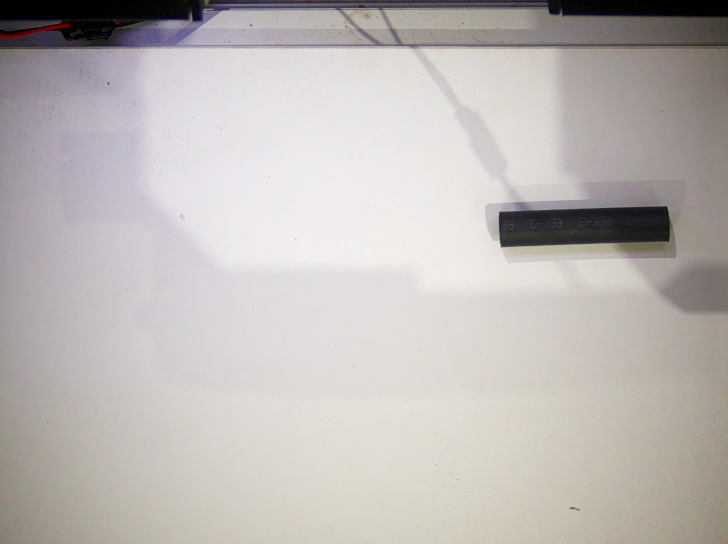
#> input picture backend/storage/reference/sleeve/capture5_source.png, 1456 x 1088 px (shown at 1/2 size)
$ python -i image_quality.py   (imports and definitions only)   (older library calls are emulated)
#> lines starting #> are read from the running program, lines starting #| are printed output that depends on the picture
"""
Multi-signal image quality analysis for master registration, capture API, and live preview.

Combines:
  - Soft clipping / roll-off (highlights and shadows), not only hard saturation counts
  - Luminance comfort score using a mean + median blend (robust to large shadows)
  - Tonal spread (p5–p95) as contrast / usable dynamic range
  - Detail: Laplacian variance + Tenengrad energy on resolution-normalized grayscale
  - Histogram entropy as a weak "information / blank frame" guard

All sub-scores are 0–100. The composite is a weighted blend with guards for nearly
uniform or extremely blurry frames.
"""

from __future__ import annotations

from typing import Any, Dict

import cv2
import numpy as np

# Longest edge for metric grayscale — keeps Laplacian / Tenengrad comparable across sensors.
_METRIC_MAX_SIDE = 960


def _ensure_rgb_u8(image: np.ndarray) -> np.ndarray:
    if image is None or image.size == 0:
        raise ValueError("empty image")
    if image.dtype != np.uint8:
        image = np.clip(image, 0, 255).astype(np.uint8)
    if image.ndim == 2:
        return cv2.cvtColor(image, cv2.COLOR_GRAY2RGB)
    if image.ndim != 3:
        raise ValueError("expected 2d or 3d array")
    c = image.shape[2]
    if c == 1:
        return cv2.cvtColor(image[:, :, 0], cv2.COLOR_GRAY2RGB)
    if c == 2:
        return cv2.cvtColor(image[:, :, 0], cv2.COLOR_GRAY2RGB)
    if c >= 4:
        return image[:, :, :3].copy()
    return image


def prepare_gray_for_metrics(image: np.ndarray) -> np.ndarray:
    """RGB uint8 → grayscale uint8, resized so longest edge ≤ _METRIC_MAX_SIDE."""
    rgb = _ensure_rgb_u8(image)
    gray = cv2.cvtColor(rgb, cv2.COLOR_RGB2GRAY)
    h, w = gray.shape[:2]
    m = max(h, w)
    if m <= _METRIC_MAX_SIDE:
        return gray
    scale = _METRIC_MAX_SIDE / float(m)
    nw, nh = max(1, int(round(w * scale))), max(1, int(round(h * scale)))
    return cv2.resize(gray, (nw, nh), interpolation=cv2.INTER_AREA)


def laplacian_variance(gray_u8: np.ndarray) -> float:
    lap = cv2.Laplacian(gray_u8.astype(np.float32), cv2.CV_32F)
    return float(lap.var())


def tenengrad_energy_mean(gray_u8: np.ndarray) -> float:
    gx = cv2.Sobel(gray_u8, cv2.CV_32F, 1, 0, ksize=3)
    gy = cv2.Sobel(gray_u8, cv2.CV_32F, 0, 1, ksize=3)
    return float(np.mean(gx * gx + gy * gy))


def _histogram_entropy_index(gray_u8: np.ndarray) -> float:
    hist = cv2.calcHist([gray_u8], [0], None, [256], [0, 256]).ravel().astype(np.float64)
    s = float(hist.sum())
    if s <= 0:
        return 0.0
    p = hist / s
    p = p[p > 0]
    ent = float(-np.sum(p * np.log2(p + 1e-15)))
    return float(np.clip(ent / 8.0 * 100.0, 0.0, 100.0))


def _luminance_comfort_score(mean_l: float, med_l: float) -> float:
    """0–100: wide plateau for typical bench / part lighting; median reduces shadow bias."""
    lum = 0.42 * float(mean_l) + 0.58 * float(med_l)
    if lum < 28.0:
        return float(np.clip(18.0 * lum / 28.0, 0.0, 100.0))
    if lum < 60.0:
        return 18.0 + (lum - 28.0) * (52.0 - 18.0) / 32.0
    if lum < 210.0:
        return 52.0 + (lum - 60.0) * (99.0 - 52.0) / 150.0
    if lum < 238.0:
        return 99.0 - (lum - 210.0) * (99.0 - 48.0) / 28.0
    return float(max(28.0, 48.0 - (lum - 238.0) * 0.9))


def _tonal_spread_score(gray_u8: np.ndarray) -> float:
    """0–100 from inter-percentile spread (robust contrast proxy)."""
    p5, p95 = np.percentile(gray_u8, (5, 95))
    spread = float(p95 - p5) / 255.0
    if spread <= 0.025:
        sc = spread / 0.025 * 22.0
    elif spread <= 0.10:
        sc = 22.0 + (spread - 0.025) / 0.075 * 40.0
    elif spread <= 0.22:
        sc = 62.0 + (spread - 0.10) / 0.12 * 33.0
    else:
        sc = min(100.0, 95.0 + (spread - 0.22) / 0.25 * 5.0)
    return float(np.clip(sc, 0.0, 100.0))


def _exposure_soft_score(gray_u8: np.ndarray) -> float:
    """0–100: gradual penalties for highlights and crushed shadows (multi-threshold)."""
    g = gray_u8.astype(np.float32)
    f_hi = float(np.mean(g >= 252.0))
    f_lo = float(np.mean(g <= 2.0))
    f_hi2 = float(np.mean(g >= 248.0))
    f_lo2 = float(np.mean(g <= 5.0))
    f_hi3 = float(np.mean(g >= 242.0))
    f_lo3 = float(np.mean(g <= 12.0))
    pen = 100.0 * (
        0.52 * (f_hi + f_lo)
        + 0.28 * (max(0.0, f_hi2 - f_hi) + max(0.0, f_lo2 - f_lo))
        + 0.20 * (max(0.0, f_hi3 - f_hi2) + max(0.0, f_lo3 - f_lo2))
    )
    return float(np.clip(100.0 - np.clip(pen, 0.0, 88.0), 0.0, 100.0))


def _saturate_100(x: float, half: float) -> float:
    return float(np.clip(100.0 * x / (x + half), 0.0, 100.0))


def analyze_image_quality_rgb(image: np.ndarray) -> Dict[str, Any]:
    """
    Full quality breakdown for RGB uint8 (or grayscale) images.

    Returns keys (floats, JSON-serializable):
      brightness         — mean gray (full resolution)
      luminance_median   — median gray (shadow-robust reference)
      contrast           — 0–100 tonal spread score
      sharpness          — Laplacian variance on metric-sized gray
      sharpness_index    — 0–100 combined edge-energy score
      exposure           — 0–100 soft clipping / roll-off score
      information        — 0–100 normalized histogram entropy
      score              — weighted composite 0–100
    """
    z = {
        "brightness": 0.0,
        "luminance_median": 0.0,
        "contrast": 0.0,
        "sharpness": 0.0,
        "sharpness_index": 0.0,
        "exposure": 0.0,
        "information": 0.0,
        "score": 0.0,
    }
    try:
        rgb = _ensure_rgb_u8(image)
    except ValueError:
        return z

    gray_full = cv2.cvtColor(rgb, cv2.COLOR_RGB2GRAY)
    gray_metric = prepare_gray_for_metrics(rgb)

    mean_l = float(np.mean(gray_full))
    med_l = float(np.median(gray_full))

    exposure = _exposure_soft_score(gray_full)
    lum_s = _luminance_comfort_score(mean_l, med_l)
    con_s = _tonal_spread_score(gray_full)

    lap = laplacian_variance(gray_metric)
    ten = tenengrad_energy_mean(gray_metric)
    lap_i = _saturate_100(lap, 40.0)
    lt = float(np.log1p(max(ten, 1e-6)))
    ten_i = float(np.clip(100.0 * lt / (lt + np.log1p(420.0)), 0.0, 100.0))
    sharp_i = float(np.clip(0.52 * lap_i + 0.48 * ten_i, 0.0, 100.0))

    info = _histogram_entropy_index(gray_full)

    w_exp, w_lum, w_con, w_sha, w_inf = 0.26, 0.16, 0.20, 0.34, 0.04
    score = w_exp * exposure + w_lum * lum_s + w_con * con_s + w_sha * sharp_i + w_inf * info

    # Blank / defocus guards (entropy collapse + tiny Laplacian)
    if info < 12.0 and lap < 1.5:
        score = min(score, 22.0)
    elif info < 18.0 and lap < 4.0:
        score = min(score, max(score * 0.68, 36.0))

    score = float(np.clip(score, 0.0, 100.0))

    return {
        "brightness": mean_l,
        "luminance_median": med_l,
        "contrast": con_s,
        "sharpness": lap,
        "sharpness_index": sharp_i,
        "exposure": exposure,
        "information": info,
        "score": score,
    }

>>> import cv2
>>> picture = cv2.cvtColor(cv2.imread('../../storage/reference/sleeve/capture5_source.png'), cv2.COLOR_BGR2RGB)
>>> result = analyze_image_quality_rgb(picture)
#> in prepare_gray_for_metrics, `return cv2.resize(gray, (nw, nh), interpolation=cv2.INTER_AREA)`:
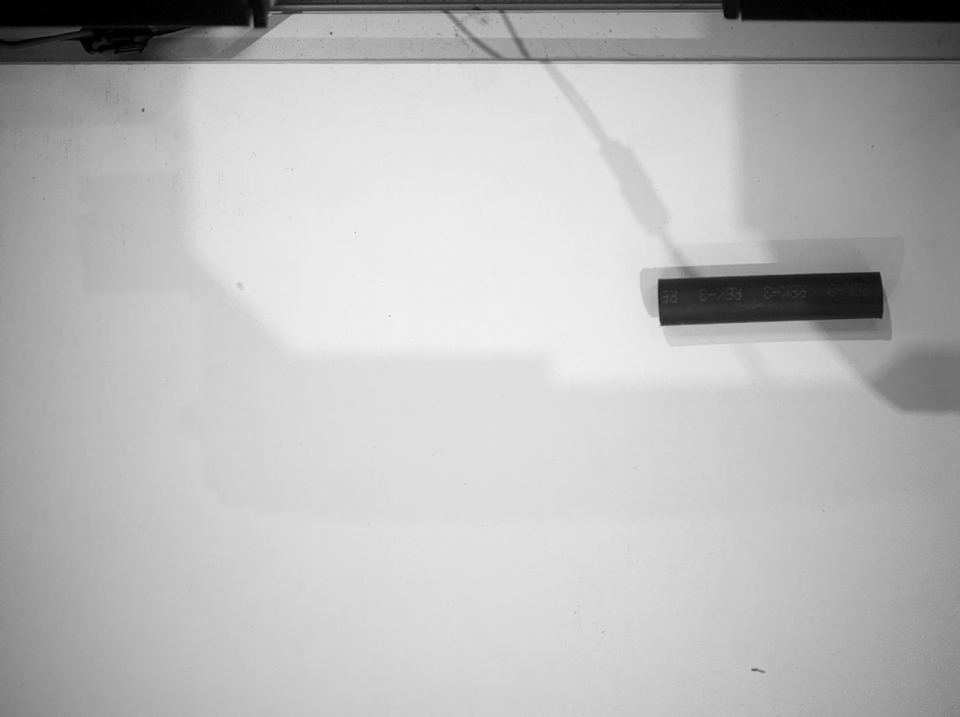
#> returned value: shape (717, 960); min 0, max 242, mean 185.8
#> in analyze_image_quality_rgb, `mean_l = float(np.mean(gray_full))`: mean_l = 185.8
#> in analyze_image_quality_rgb, `med_l = float(np.median(gray_full))`: med_l = 201
#> in _exposure_soft_score, `f_hi = float(np.mean(g >= 252.0))`: f_hi = 0
#> in _exposure_soft_score, `f_lo = float(np.mean(g <= 2.0))`: f_lo = 0.011
#> in _exposure_soft_score, `f_hi2 = float(np.mean(g >= 248.0))`: f_hi2 = 0
#> in _exposure_soft_score, `f_lo2 = float(np.mean(g <= 5.0))`: f_lo2 = 0.0141
#> in _exposure_soft_score, `f_hi3 = float(np.mean(g >= 242.0))`: f_hi3 = 1.89e-05
#> in _exposure_soft_score, `f_lo3 = float(np.mean(g <= 12.0))`: f_lo3 = 0.018
#> in _exposure_soft_score, `pen = 100.0 * ( 0.52 * (f_hi + f_lo) + 0.28 * (max(0.0, f_hi2 - f_hi) ..`: pen = 0.738
#> in analyze_image_quality_rgb, `exposure = _exposure_soft_score(gray_full)`: exposure = 99.26
#> in _luminance_comfort_score, `lum = 0.42 * float(mean_l) + 0.58 * float(med_l)`: lum = 194.6
#> in analyze_image_quality_rgb, `lum_s = _luminance_comfort_score(mean_l, med_l)`: lum_s = 94.18
#> in _tonal_spread_score, `p5, p95 = np.percentile(gray_u8, (5, 95))`: p5 = 76; p95 = 234
#> in _tonal_spread_score, `spread = float(p95 - p5) / 255.0`: spread = 0.62
#> in _tonal_spread_score, `sc = min(100.0, 95.0 + (spread - 0.22) / 0.25 * 5.0)`: sc = 100
#> in laplacian_variance, `lap = cv2.Laplacian(gray_u8.astype(np.float32), cv2.CV_32F)`:
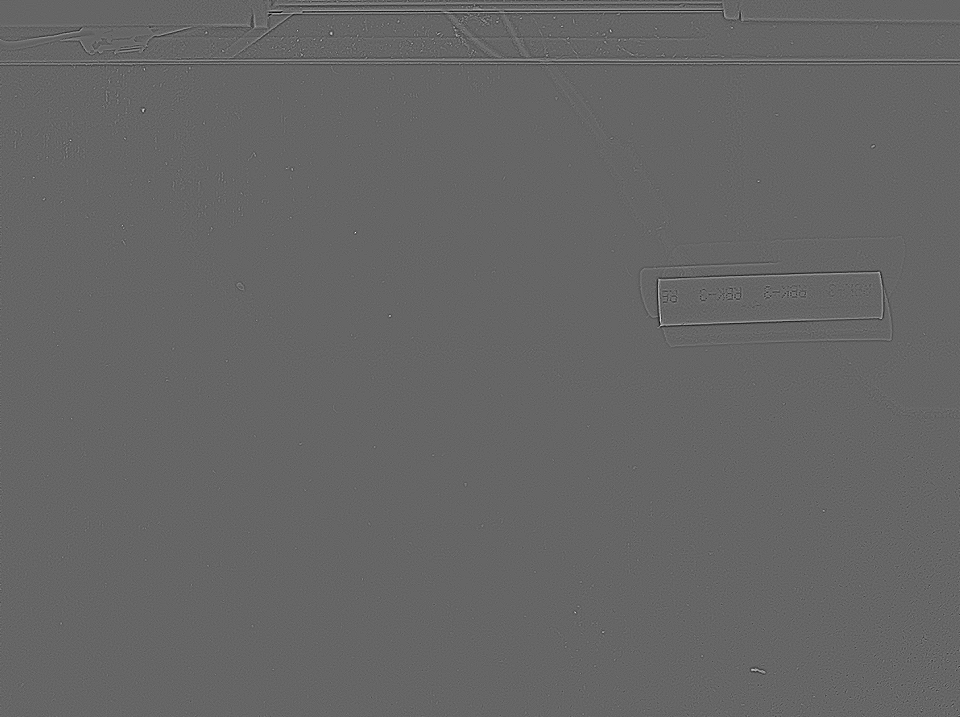
#> lap: shape (717, 960) float32; min -100, max 150, mean 0; drawn with min black and max white
#> in analyze_image_quality_rgb, `lap = laplacian_variance(gray_metric)`: lap = 33.47
#> in tenengrad_energy_mean, `gx = cv2.Sobel(gray_u8, cv2.CV_32F, 1, 0, ksize=3)`:
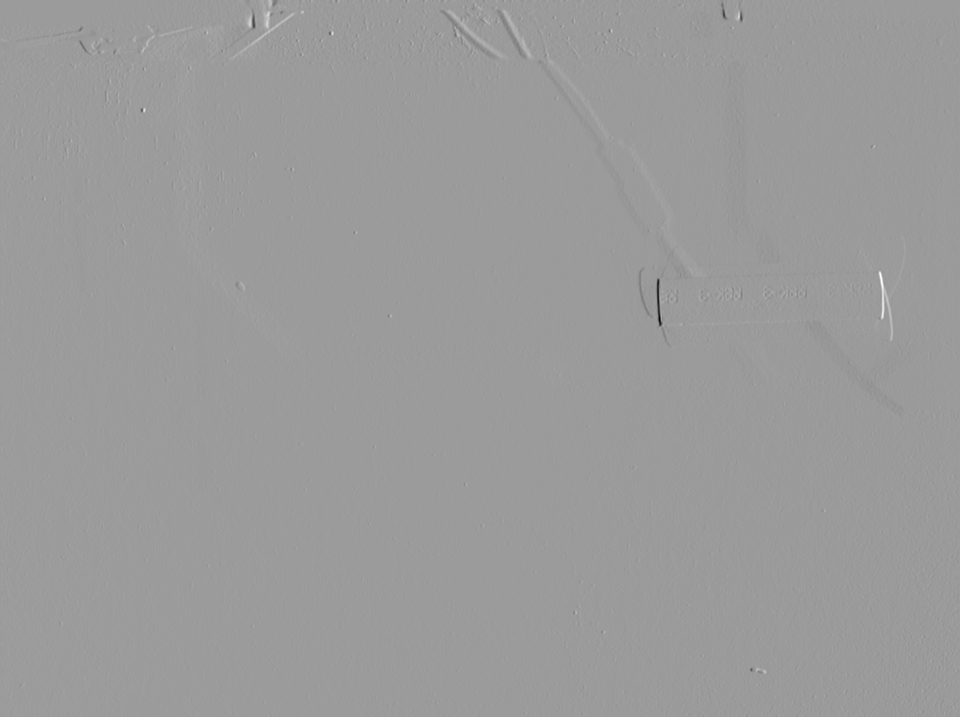
#> gx: shape (717, 960) float32; min -641, max 411, mean 0; drawn with min black and max white
#> in tenengrad_energy_mean, `gy = cv2.Sobel(gray_u8, cv2.CV_32F, 0, 1, ksize=3)`:
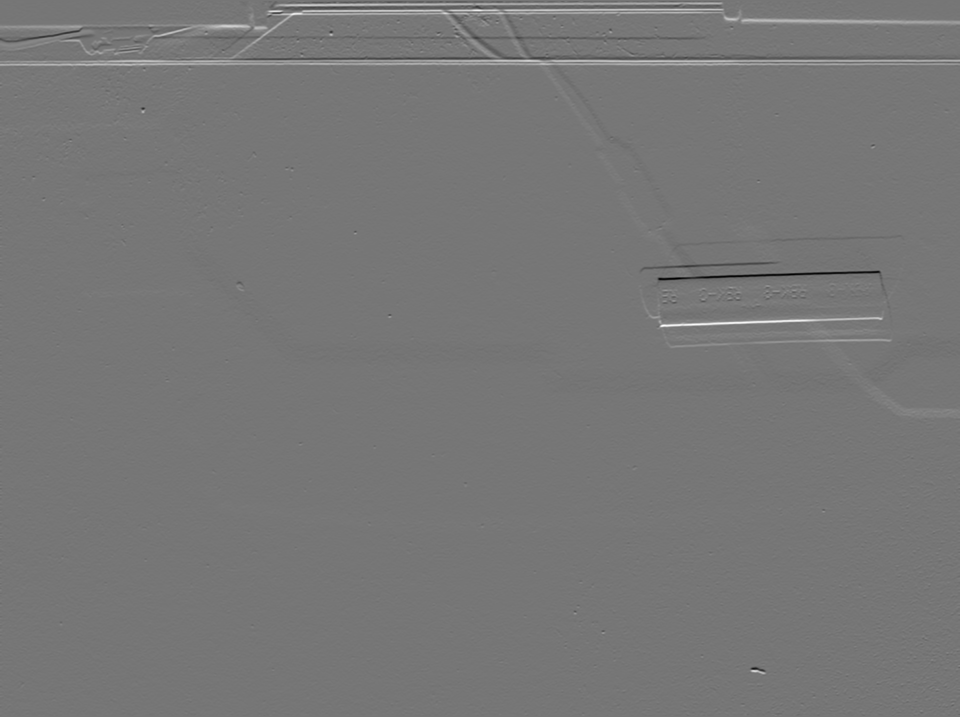
#> gy: shape (717, 960) float32; min -435, max 499, mean 1.7; drawn with min black and max white
#> in analyze_image_quality_rgb, `ten = tenengrad_energy_mean(gray_metric)`: ten = 803
#> in analyze_image_quality_rgb, `lap_i = _saturate_100(lap, 40.0)`: lap_i = 45.56
#> in analyze_image_quality_rgb, `lt = float(np.log1p(max(ten, 1e-6)))`: lt = 6.69
#> in analyze_image_quality_rgb, `ten_i = float(np.clip(100.0 * lt / (lt + np.log1p(420.0)), 0.0, 100.0))`: ten_i = 52.54
#> in analyze_image_quality_rgb, `sharp_i = float(np.clip(0.52 * lap_i + 0.48 * ten_i, 0.0, 100.0))`: sharp_i = 48.91
#> in _histogram_entropy_index, `hist = cv2.calcHist([gray_u8], [0], None, [256], [0, 256]).ravel().ast..`: hist = 256 values, max 42805 at index 221, min 0 at index 243, mean 6188
#> in _histogram_entropy_index, `s = float(hist.sum())`: s = 1584128
#> in _histogram_entropy_index, `p = hist / s`: p = 256 values, max 0.027 at index 221, min 0 at index 243, mean 0.00391
#> in _histogram_entropy_index, `p = p[p > 0]`: p = 244 values, max 0.027 at index 221, min 6.31e-07 at index 243, mean 0.0041
#> in _histogram_entropy_index, `ent = float(-np.sum(p * np.log2(p + 1e-15)))`: ent = 7.01
#> in analyze_image_quality_rgb, `info = _histogram_entropy_index(gray_full)`: info = 87.59
#> in analyze_image_quality_rgb, `score = w_exp * exposure + w_lum * lum_s + w_con * con_s + w_sha * sha..`: score = 81.01
#> result = {'brightness': 185.8, 'luminance_median': 201, 'contrast': 100, 'sharpness': 33.47, 'sharpness_index': 48.91, 'exposure': 99.26, 'information': 87.59, 'score': 81.01}
